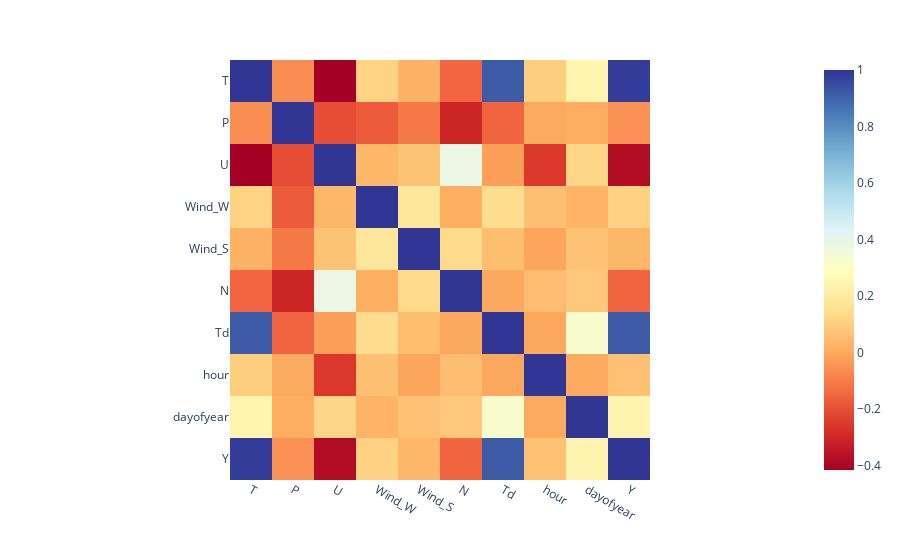

Source (notebook cell):
### Markdown cell above
Коррелляция между параметрами - plotly heatmap

### Code cell
fig = px.imshow(wdf.corr(numeric_only=True), color_continuous_scale='RdYlBu')
fig.show()

### Figure 1 — Plotly figure (JSON) as saved in the notebook; plotly's stock layout.template omitted (floating-point values rounded to 4 significant figures)
{"data": [{"coloraxis": "coloraxis", "hovertemplate": "x: %{x}<br>y: %{y}<br>color: %{z}<extra></extra>", "name": "0", "type": "heatmap", "x": ["T", "P", "U", "Wind_W", "Wind_S", "N", "Td", "hour", "dayofyear", "Y"], "xaxis": "x", "y": ["T", "P", "U", "Wind_W", "Wind_S", "N", "Td", "hour", "dayofyear", "Y"], "yaxis": "y", "z": [[1, -0.06125, -0.4165, 0.1148, 0.02384, -0.1494, 0.9163, 0.09949, 0.2442, 0.9835], [-0.06125, 1, -0.2044, -0.1747, -0.1081, -0.3037, -0.1542, 0.0002526, 0.007775, -0.0536], [-0.4165, -0.2044, 1, 0.03312, 0.06698, 0.3848, -0.02509, -0.2557, 0.1222, -0.3767], [0.1148, -0.1747, 0.03312, 1, 0.18, 0.01054, 0.1449, 0.05614, 0.02533, 0.1094], [0.02384, -0.1081, 0.06698, 0.18, 1, 0.1348, 0.0531, -0.01096, 0.06391, 0.03464], [-0.1494, -0.3037, 0.3848, 0.01054, 0.1348, 1, -0.001784, 0.05219, 0.08045, -0.1507], [0.9163, -0.1542, -0.02509, 0.1449, 0.0531, -0.001784, 1, -0.00415, 0.3231, 0.916], [0.09949, 0.0002526, -0.2557, 0.05614, -0.01096, 0.05219, -0.00415, 1, -0.0004591, 0.0625], [0.2442, 0.007775, 0.1222, 0.02533, 0.06391, 0.08045, 0.3231, -0.0004591, 1, 0.2433], [0.9835, -0.0536, -0.3767, 0.1094, 0.03464, -0.1507, 0.916, 0.0625, 0.2433, 1]]}], "layout": {"coloraxis": {"colorscale": [[0, "rgb(165,0,38)"], [0.1, "rgb(215,48,39)"], [0.2, "rgb(244,109,67)"], [0.3, "rgb(253,174,97)"], [0.4, "rgb(254,224,144)"], [0.5, "rgb(255,255,191)"], [0.6, "rgb(224,243,248)"], [0.7, "rgb(171,217,233)"], [0.8, "rgb(116,173,209)"], [0.9, "rgb(69,117,180)"], [1, "rgb(49,54,149)"]]}, "margin": {"t": 60}, "xaxis": {"anchor": "y", "constrain": "domain", "domain": [0, 1], "scaleanchor": "y"}, "yaxis": {"anchor": "x", "autorange": "reversed", "constrain": "domain", "domain": [0, 1]}}}
